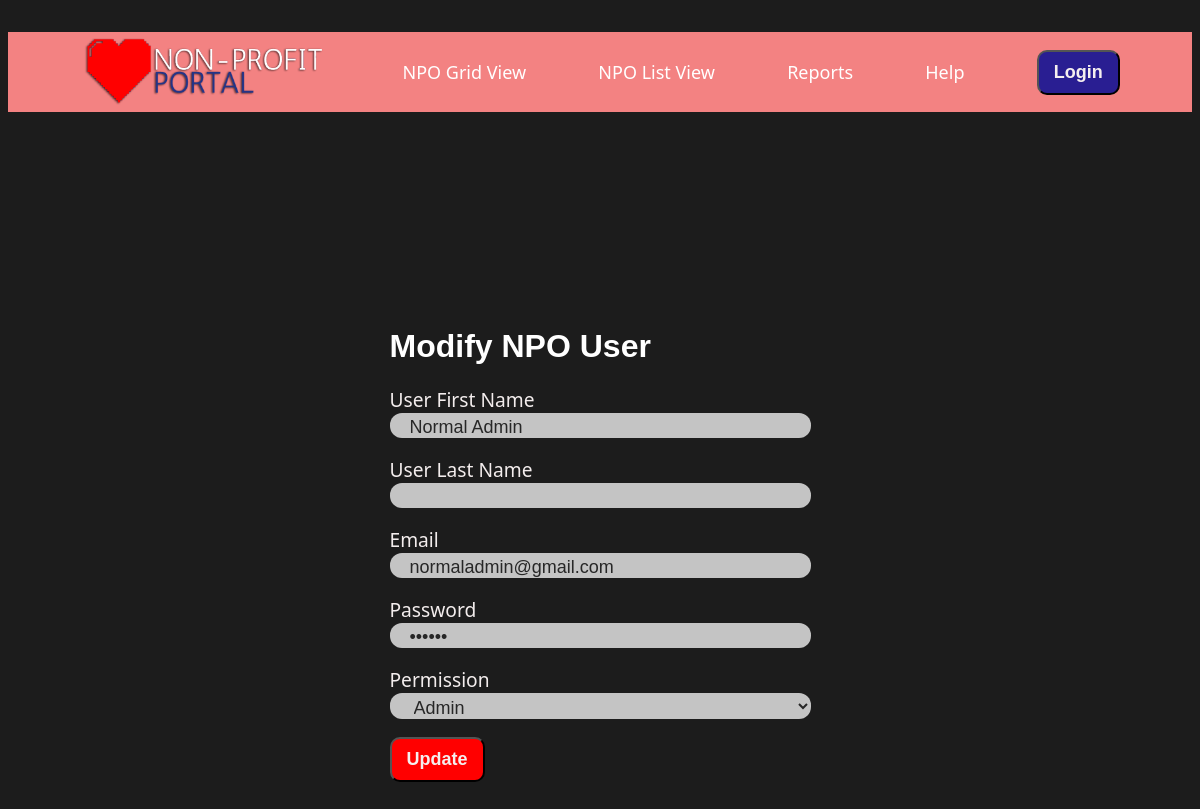
The app's page /modify-user.php?id=1 with its own data.
### tables this page shows
CREATE TABLE `users` (
  `user_id` int(11) NOT NULL,
  `first_name` varchar(100) NOT NULL,
  `last_name` varchar(100) NOT NULL,
  `email` varchar(255) NOT NULL,
  `password` varchar(255) NOT NULL,
  `permissions` enum('visitor','admin','super') NOT NULL DEFAULT 'visitor'
);

### modify-user.php (the view, shortened to what this page needs)
<!DOCTYPE html>
<html lang="en" style="background-color:#1c1c1c">
<head>
    <link href="./styles.css" rel="stylesheet" type="text/css" media="all" />
    <link rel="stylesheet" type="text/css" href="//cdn.datatables.net/1.10.12/css/jquery.dataTables.css">
</head>
<body>
<?php
require_once "connection.php";
include "header.php";
$user_id = "";
$user_fname = "";
$user_lname = "";
$email = "";
$password = "";
$permission = "";
if (isset($_GET["id"])) {
    $user_id = $_GET["id"];
    $conn = new mysqli($dbhost, $dbuser, $dbpass, $dbname);
    $conn->set_charset("utf8");
    $sql = "SELECT * FROM users WHERE user_id={$user_id}";
    $result = $conn->query($sql);
    while ($row = mysqli_fetch_assoc($result)) {
        $user_fname = $row["first_name"];
        $user_lname = $row["last_name"];
        $email = $row["email"];
        $password = $row["password"];
        $permission = $row["permissions"];
    }
}
?>
<div class="wrapper">
<div class="add-user-box">
    <form action="modify-query-user.php?id=<?php echo $user_id; ?>" method="POST" style="margin: 0 auto;">
        <h1>Modify NPO User</h1>
        <label for="first_name">User First Name</label>
        <input id="first_name" class="input" type="text" maxlength="100" name="first_name" required value="<?php echo $user_fname; ?>" /><br><br>
    <label for="last_name">User Last Name</label>
    <input id="last_name" class="input" type="text" maxlength="100" name="last_name" required value="<?php echo $user_lname; ?>" /><br><br>
    <label for="email">Email</label>
    <input id="email" class="input" type="email" name="email" required value="<?php echo $email; ?>" /><br><br>
    <label for="password">Password</label>
    <input id="password" class="input" type="password" name="password" required value="<?php echo $password; ?>" /><br><br>
    <label for="">Permission</label>
        <select id="permissions" class="input" name="permissions" required>
            <option value="admin" <?php if ($permission == "admin") echo "selected"; ?>>Admin</option>
        </select><br><br>
<input type="submit" value="Update" class="general-button" />
</form>
    </div>
</div>
</body>
</html>

### styles.css (style rules this page uses)
.wrapper { display: flex; justify-content: center; align-items: center; height: 100vh; }
label { color:#f3eded; font-family:'Segoe UI', Tahoma, Geneva, Verdana, sans-serif; font-size: 1.2em; }
.input { background-color:#c4c4c4; border-radius: 12px; border: 0; box-sizing: border-box; color: rgb(39, 39, 39); font-size: 18px; height: 100%; outline: 0; padding: 4px 20px 0; width: 100%; }
h1 { font-family:'Franklin Gothic Medium', 'Arial Narrow', Arial, sans-serif; color:#FFFFFF; }
.general-button { color: #f5efef; margin: var(--dl-space-space-unit); padding-top: 10px; padding-bottom: 10px; padding-left: 15px; padding-right: 15px; font-size: 18px; align-self: center; font-style: normal; transition: 0.3s; font-weight: 600; border-radius: 10px; text-transform: capitalize; background-color: #ff0000; }

### records on screen
users: first_name "Normal Admin", email "normaladmin@gmail.com", permissions "Admin"
